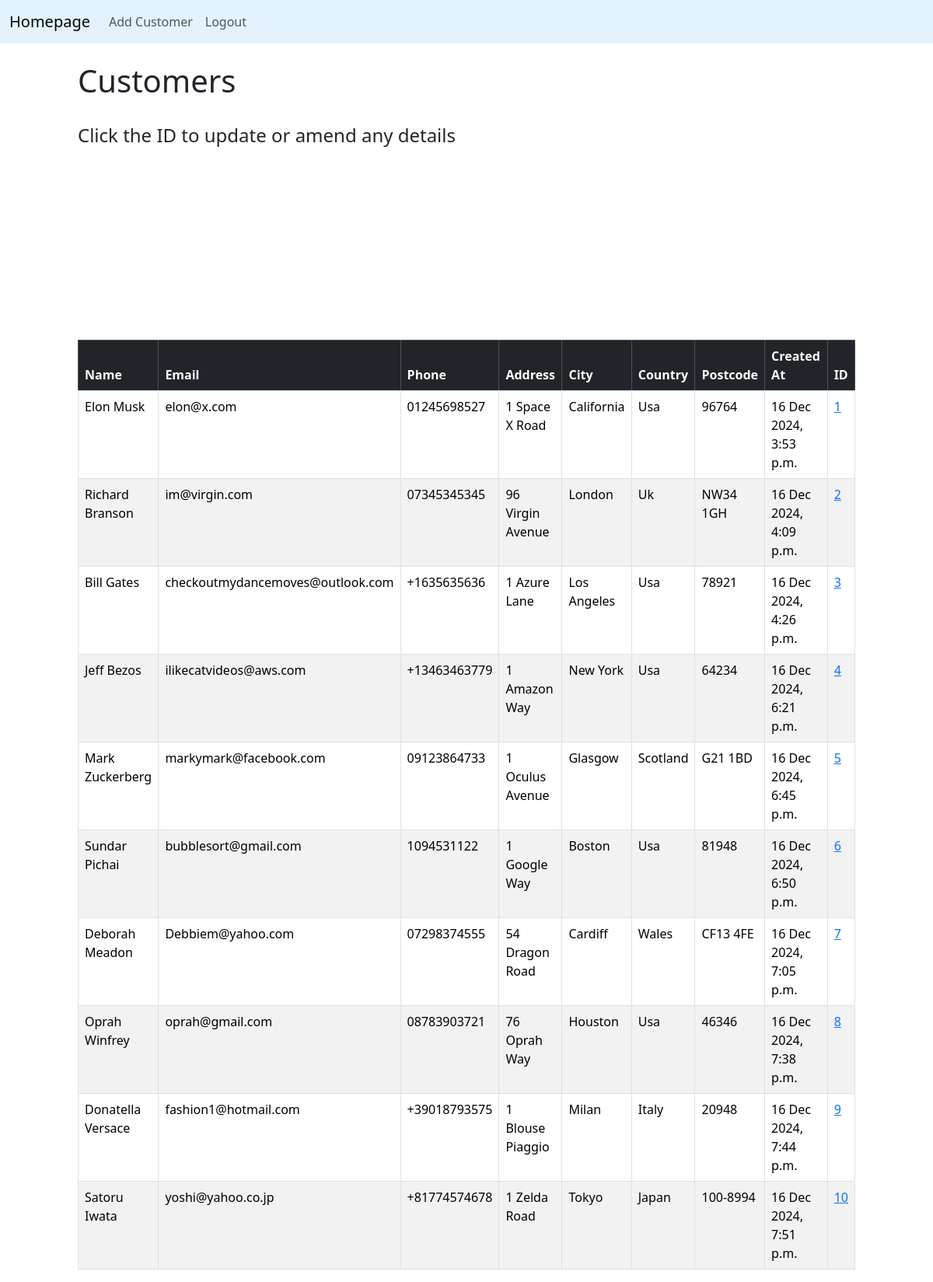
The app's page / (signed in) with its own data.
### website/models.py (models this page shows, shortened)
class Customer(models.Model):
    created_at = models.DateTimeField(auto_now_add=True)
    first_name = models.CharField(max_length=30)
    last_name = models.CharField(max_length=30)
    email = models.CharField(max_length=100)
    phone = models.CharField(max_length=15)
    address = models.CharField(max_length=50)
    city = models.CharField(max_length=50)
    country = models.CharField(max_length=50)
    postcode = models.CharField(max_length=10)

### website/views.py (the view, shortened to what this page needs)
# urls.py: path("", views.home, name="home"),
def home(request):
    customers = Customer.objects.all()
    return render(request, "home.html", {"customers": customers})

### website/templates/home.html (shortened to what this page needs)
{% extends 'layout.html' %}
{% block content %}
<div class="col-md-10 offset-md-1">
    {% if user.is_authenticated %}
    <h1>Customers</h1>
    <br />
    <h4> Click the ID to update or amend any details</h4>
    <table class="table table-striped table-hover table-bordered">
        <thead class="table-dark">
            <tr>
                <th scope="col">Name</th>
                <th scope="col">Email</th>
                <th scope="col">Phone</th>
                <th scope="col">Address</th>
                <th scope="col">City</th>
                <th scope="col">Country</th>
                <th scope="col">Postcode</th>
                <th scope="col">Created At</th>
                <th scope="col">ID</th>
            </tr>
        </thead>
        <tbody>
            <tr>
                {% if customers %}
                {% for customer in customers %}
            <tr>
                <td>{{ customer.first_name }}
                    {{ customer.last_name }}</td>
                <td>{{ customer.email }}</td>
                <td>{{ customer.phone }}</td>
                <td>{{ customer.address }}</td>
                <td>{{ customer.city }}</td>
                <td>{{ customer.country }}</td>
                <td>{{ customer.postcode }}</td>
                <td>{{ customer.created_at }}</td>
                <td><a href="{% url 'customer' customer.id %}">{{ customer.id }}</a></td>
            </tr>
            <br />
            {% endfor %}
            {% endif %}
        </tbody>
    </table>
{% endif %}
{% endblock %}

### records on screen
Customer: first_name "Elon", last_name "Musk", email "elon@x.com", phone "01245698527", address "1 Space X Road", city "California", country "Usa", postcode "96764", created_at "16 Dec 2024, 3:53 p.m.", id "1"
Customer: first_name "Richard", last_name "Branson", email "im@virgin.com", phone "07345345345", address "96 Virgin Avenue", city "London", country "Uk", postcode "NW34 1GH", created_at "16 Dec 2024, 4:09 p.m.", id "2"
Customer: first_name "Bill", last_name "Gates", email "checkoutmydancemoves@outlook.com", phone "+1635635636", address "1 Azure Lane", city "Los Angeles", country "Usa", postcode "78921", created_at "16 Dec 2024, 4:26 p.m.", id "3"
Customer: first_name "Jeff", last_name "Bezos", email "ilikecatvideos@aws.com", phone "+13463463779", address "1 Amazon Way", city "New York", country "Usa", postcode "64234", created_at "16 Dec 2024, 6:21 p.m.", id "4"
Customer: first_name "Mark", last_name "Zuckerberg", email "markymark@facebook.com", phone "09123864733", address "1 Oculus Avenue", city "Glasgow", country "Scotland", postcode "G21 1BD", created_at "16 Dec 2024, 6:45 p.m.", id "5"
Customer: first_name "Sundar", last_name "Pichai", email "bubblesort@gmail.com", phone "1094531122", address "1 Google Way", city "Boston", country "Usa", postcode "81948", created_at "16 Dec 2024, 6:50 p.m.", id "6"
Customer: first_name "Deborah", last_name "Meadon", email "Debbiem@yahoo.com", phone "07298374555", address "54 Dragon Road", city "Cardiff", country "Wales", postcode "CF13 4FE", created_at "16 Dec 2024, 7:05 p.m.", id "7"
Customer: first_name "Oprah", last_name "Winfrey", email "oprah@gmail.com", phone "08783903721", address "76 Oprah Way", city "Houston", country "Usa", postcode "46346", created_at "16 Dec 2024, 7:38 p.m.", id "8"
Customer: first_name "Donatella", last_name "Versace", email "fashion1@hotmail.com", phone "+39018793575", address "1 Blouse Piaggio", city "Milan", country "Italy", postcode "20948", created_at "16 Dec 2024, 7:44 p.m.", id "9"
Customer: first_name "Satoru", last_name "Iwata", email "yoshi@yahoo.co.jp", phone "+81774574678", address "1 Zelda Road", city "Tokyo", country "Japan", postcode "100-8994", created_at "16 Dec 2024, 7:51 p.m.", id "10"
